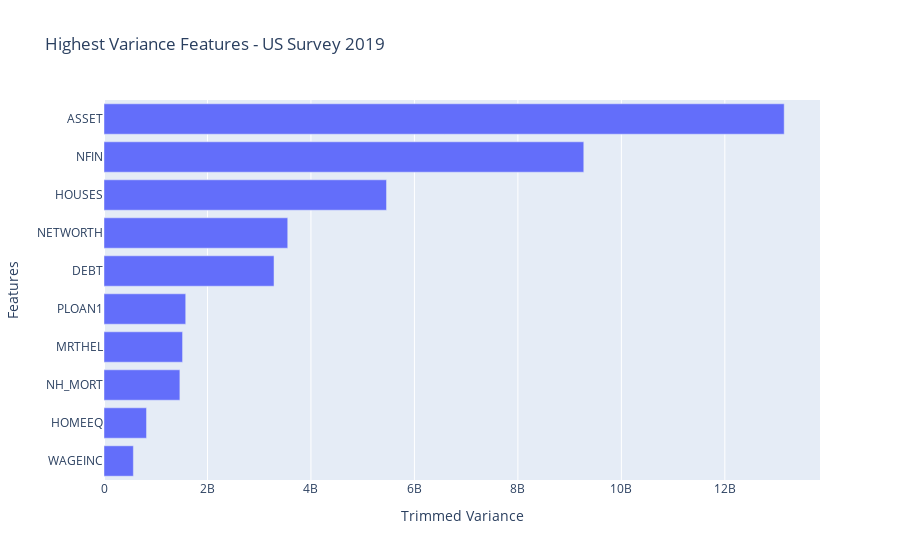

Notebook cell for this chart:
### Markdown cell above
We can note the features changed. Lets plot the trimmed variance plot for the top ten trimmed variance.

### Code cell
fig = px.bar(x = high_tvar,
            y = high_tvar.index,
            title = "Highest Variance Features - US Survey 2019"
            )
fig.update_layout(xaxis_title="Trimmed Variance", yaxis_title = "Features")
fig.show()

### Figure 1 — Plotly figure (JSON) as saved in the notebook; plotly's stock layout.template omitted (floating-point values rounded to 4 significant figures)
{"data": [{"alignmentgroup": "True", "hovertemplate": "x=%{x}<br>y=%{y}<extra></extra>", "legendgroup": "", "marker": {"color": "#636efa", "pattern": {"shape": ""}}, "name": "", "offsetgroup": "", "orientation": "h", "showlegend": false, "textposition": "auto", "type": "bar", "x": [567700000.0, 822100000.0, 1467000000.0, 1519000000.0, 1580000000.0, 3286000000.0, 3551000000.0, 5461000000.0, 9273000000.0, 13150000000.0], "xaxis": "x", "y": ["WAGEINC", "HOMEEQ", "NH_MORT", "MRTHEL", "PLOAN1", "DEBT", "NETWORTH", "HOUSES", "NFIN", "ASSET"], "yaxis": "y"}], "layout": {"barmode": "relative", "legend": {"tracegroupgap": 0}, "title": {"text": "Highest Variance Features - US Survey 2019"}, "xaxis": {"anchor": "y", "domain": [0, 1], "title": {"text": "Trimmed Variance"}}, "yaxis": {"anchor": "x", "domain": [0, 1], "title": {"text": "Features"}}}}
